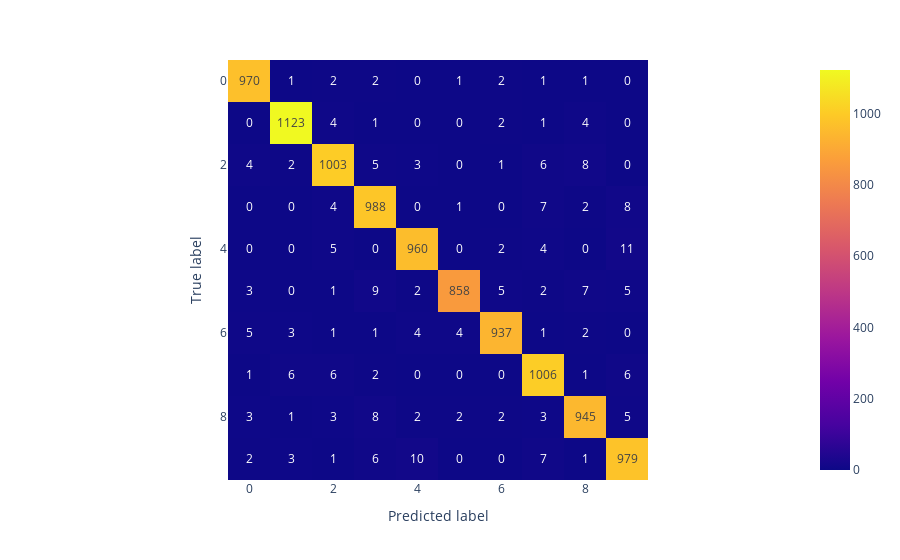

The notebook cell saved with this chart:
### Markdown cell above
# Visualizing the results

### Code cell
fig = px.imshow(confusion_matrix(y_true, y_pred_classes), labels=dict(x='Predicted label', y='True label'), text_auto=True)
fig.show()

### Figure 1 — Plotly figure (JSON) as saved in the notebook; plotly's stock layout.template omitted (floating-point values rounded to 4 significant figures)
{"data": [{"coloraxis": "coloraxis", "hovertemplate": "Predicted label: %{x}<br>True label: %{y}<br>color: %{z}<extra></extra>", "name": "0", "texttemplate": "%{z}", "type": "heatmap", "xaxis": "x", "yaxis": "y", "z": [[970, 1, 2, 2, 0, 1, 2, 1, 1, 0], [0, 1123, 4, 1, 0, 0, 2, 1, 4, 0], [4, 2, 1003, 5, 3, 0, 1, 6, 8, 0], [0, 0, 4, 988, 0, 1, 0, 7, 2, 8], [0, 0, 5, 0, 960, 0, 2, 4, 0, 11], [3, 0, 1, 9, 2, 858, 5, 2, 7, 5], [5, 3, 1, 1, 4, 4, 937, 1, 2, 0], [1, 6, 6, 2, 0, 0, 0, 1006, 1, 6], [3, 1, 3, 8, 2, 2, 2, 3, 945, 5], [2, 3, 1, 6, 10, 0, 0, 7, 1, 979]]}], "layout": {"coloraxis": {"colorscale": [[0, "#0d0887"], [0.1111, "#46039f"], [0.2222, "#7201a8"], [0.3333, "#9c179e"], [0.4444, "#bd3786"], [0.5556, "#d8576b"], [0.6667, "#ed7953"], [0.7778, "#fb9f3a"], [0.8889, "#fdca26"], [1, "#f0f921"]]}, "margin": {"t": 60}, "xaxis": {"anchor": "y", "constrain": "domain", "domain": [0, 1], "scaleanchor": "y", "title": {"text": "Predicted label"}}, "yaxis": {"anchor": "x", "autorange": "reversed", "constrain": "domain", "domain": [0, 1], "title": {"text": "True label"}}}}
